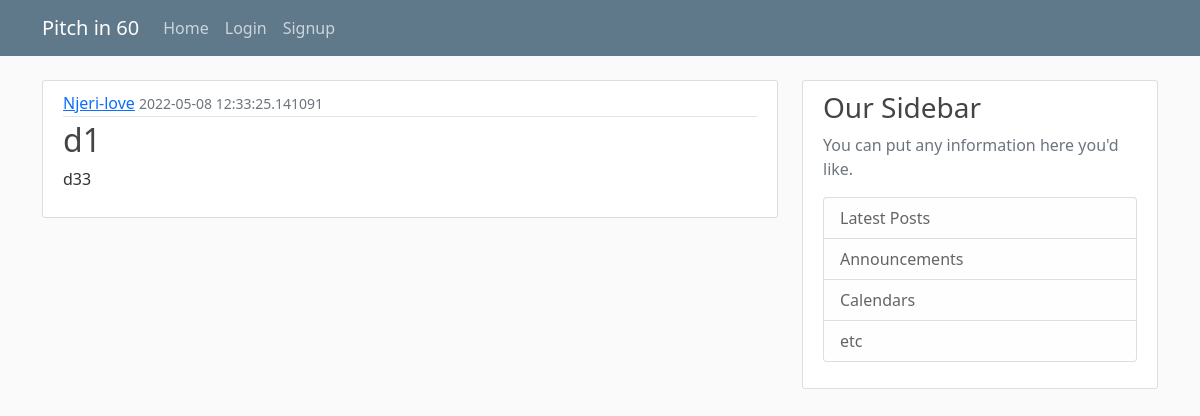
The app's page /pitch/1 with its own data.
### pitch/models.py (models this page shows, shortened)
class User(db.Model, UserMixin):
    id = db.Column(db.Integer, primary_key=True)
    username = db.Column(db.String(20), unique=True, nullable=False)
    email = db.Column(db.String(120), unique=True, nullable=False)
    image_file = db.Column(db.String(20), nullable=False, default='default.png')
    password = db.Column(db.String(60), nullable=False)
    pitches = db.relationship('Pitch', backref='author', lazy=True)

class Pitch(db.Model):
    id = db.Column(db.Integer, primary_key=True)
    title = db.Column(db.String(100), nullable=False)
    date_posted = db.Column(db.DateTime, nullable=False, default=datetime.utcnow)
    content = db.Column(db.Text, nullable=False)
    user_id = db.Column(db.Integer, db.ForeignKey('user.id'), nullable=False)

### pitch/pitches/routes.py (the view)
@pitches.route("/pitch/<int:pitch_id>")
def pitch(pitch_id):
    pitch = Pitch.query.get(pitch_id)
    return render_template("pitch.html", title="New pitch", pitch = pitch)

### pitch/templates/pitch.html (shortened to what this page needs)
{% extends "layout.html" %}
{% block content %}
        <article class="media content-section">
          <div class="media-body">
            <div class="article-metadata">
              <a class="mr-2" href="#">{{ pitch.author.username }}</a>
              <small class="text-muted">{{ pitch.date_posted }}</small>
            </div>
            <h2>{{ pitch.title}}</h2>
            <p class="article-content">{{ pitch.content }}</p>
          </div>
        </article>
{% endblock content%}

### pitch/static/styles.css (style rules this page uses)
body { background: #fafafa; color: #333333; margin-top: 5rem; }
h1, h2, h3, h4, h5, h6 { color: #444444; }
.content-section { background: #ffffff; padding: 10px 20px; border: 1px solid #dddddd; border-radius: 3px; margin-bottom: 20px; }
.article-content { white-space: pre-line; }
.article-metadata { padding-bottom: 1px; margin-bottom: 4px; border-bottom: 1px solid #e3e3e3 }

### records on screen
User: author.username "Njeri-love"
Pitch: date_posted "2022-05-08 12:33:25.141091", title "d1", content "d33"
